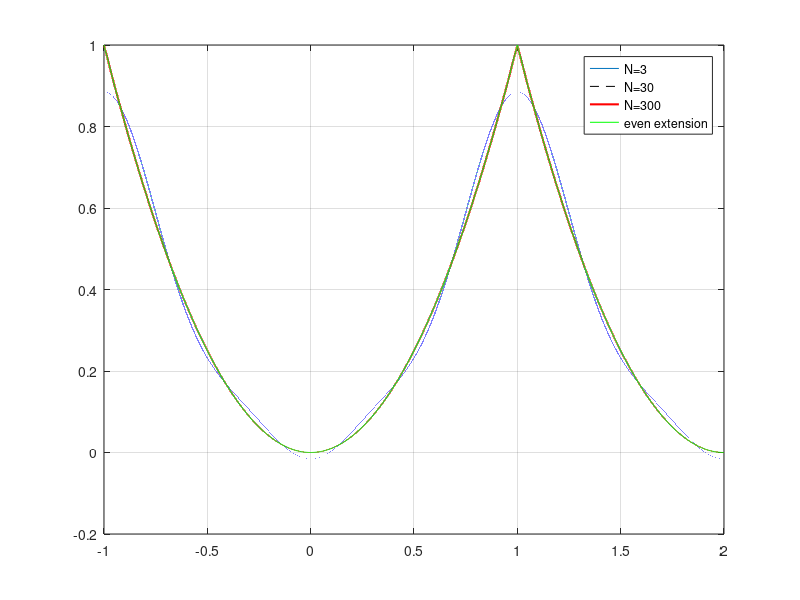

MATLAB code to generate this figure:
cosineS = 1/3;
x=[-1:0.00001:2];
for n=1:1:3
cosineS = cosineS + 4/(n^2)/(pi^2)*((-1)^n) * cos(n*pi*x);
error1 = abs(cosineS - (x.^2));
end
plot(x,cosineS);
grid on
hold on
error1max = max(error1);
cosineS = 1/3;
for n=1:1:30
cosineS = cosineS + 4/(n^2)/(pi^2)*((-1)^n) * cos(n*pi*x);
error2 = abs(cosineS - (x.^2));
end
plot(x,cosineS,'k--');
error2max = max(error2);
cosineS = 1/3;
for n=1:1:300
cosineS = cosineS + 4/(n^2)/(pi^2)*((-1)^n) * cos(n*pi*x);
error3 = abs(cosineS - (x.^2));
end
plot(x,cosineS,'r','LineWidth',1.5);
hold on
error3max = max(error3);
x=[-1:0.001:1]
y=x.^2
plot(x,y,'g')
hold on
x=[1:0.001:2]
y=(x-2).^2
plot(x,y,'g')
legend({'N=3','N=30','N=300','even extension'})